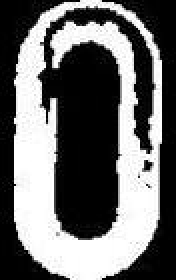
%> input picture characters/0_7.jpg, 88 x 140 px (shown 2 times larger)
$ octave --eval "result = caracteresV2(imread('characters/0_7.jpg'));"   (GNU Octave 9; MATLAB toolbox functions it lacks are replaced by stand-ins)
%> lines starting %> are read from the running program, lines starting %| are printed output that depends on the picture; in (x1, y1, x2, y2) boxes, pixels count from 0 and x2, y2 are one past the last pixel; in counts of white or black regions, pixels touching at a corner belong together; the program's own positions count from 1
function [ img, elm_count, areas ] = caracteresV2( img )
%CARACTERES
    img = ~im2bw(img, graythresh(img));
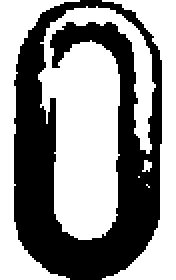
%> img: size 140x88 logical (shown 2 times larger); 57.7% white; 1 black region, box (x1, y1, x2, y2) and area: (7, 0, 81, 140) 5216

    ee = strel('square', 3);
    img = imerode(img, ee);
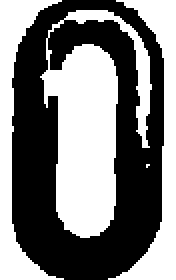
%> img: size 140x88 logical (shown 2 times larger); 49% white; 4 white regions (1 under 20 px), largest, box (x1, y1, x2, y2) and area: (20, 5, 76, 119) 3247, (54, 0, 88, 140) 1419, (0, 0, 32, 140) 1368
    img = imclearborder(img);
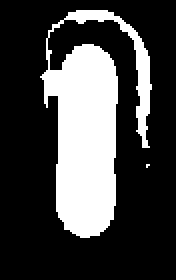
%> img: size 140x88 logical (shown 2 times larger); 26.4% white; 2 white regions (1 under 20 px), largest, box (x1, y1, x2, y2) and area: (20, 5, 76, 119) 3247
    img = imdilate(img, ee);
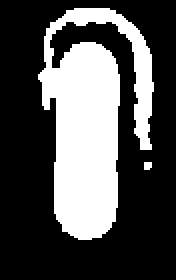
%> img: size 140x88 logical (shown 2 times larger); 31.4% white; 2 white regions (1 under 20 px), largest, box (x1, y1, x2, y2) and area: (19, 4, 77, 120) 3855

    [fil, col, ~] = size(img);
%> fil = 140; col = 88
    [l,num] = bwlabel(img);
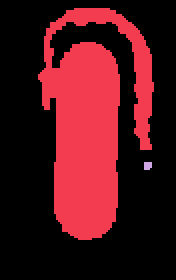
%> l: size 140x88 double (shown 2 times larger); 3 distinct labels, from 0 to 2; one colour per label, 0 black
%> num = 2

    y_range = fil * 0.4;
%> y_range = 56
    x_range = col * 0.2;
%> x_range = 17.6
    elm_count = 0;
    areas = [];
    for i = 1:num
        [fil,col] = find(l==i);
        y_min = min(fil(:));
        y_max = max(fil(:));
        x_min = min(col(:));
        x_max = max(col(:));
        if((y_max - y_min) > y_range && (x_max - x_min) < x_range)
            areas = [areas; x_min, y_min, (x_max - x_min), (y_max - y_min)];
            elm_count = elm_count + 1;
        else
            img(l == i) = 0;
        end
    end
%> this loop made 2 passes
%> (y_min, y_max, x_min, x_max) on pass 1: (5, 120, 20, 77)
%> (fil, col, y_min, y_max, x_min, x_max) on pass 2: ([82; 83; 84; 85; 82; 83; 84; 85; 82; 83; 84; 85; 82; 83; 84], [73; 73; 73; 73; 74; 74; 74; 74; 75; 75; 75; 75; 76; 76; 76], 82, 85, 73, 76)
%> img: size 140x88 logical; every value is 0
%> after the loop, elm_count = 0
end

$ run again, on characters/3_16.jpg
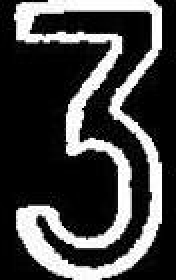
%> input picture characters/3_16.jpg, 88 x 140 px (shown 2 times larger)
%> in caracteresV2, `img = ~im2bw(img, graythresh(img));`:
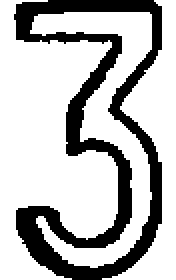
%> img: size 140x88 logical (shown 2 times larger); 73.8% white; 1 black region, box (x1, y1, x2, y2) and area: (7, 0, 81, 140) 3234
%> in caracteresV2, `img = imdilate(img, ee);`:
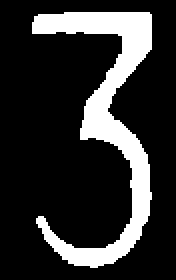
%> img: size 140x88 logical (shown 2 times larger); 19% white; 1 white region, box (x1, y1, x2, y2) and area: (16, 6, 76, 134) 2341
%> num = 1
%> the loop in caracteresV2, `for i = 1:num` made 1 pass
%> (y_min, y_max, x_min, x_max) on pass 1: (7, 134, 17, 76)
%> after the loop in caracteresV2, `for i = 1:num`: elm_count = 0

$ run again, on characters/5_7.jpg
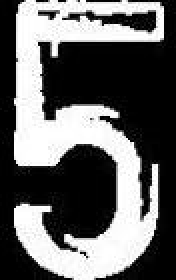
%> input picture characters/5_7.jpg, 88 x 140 px (shown 2 times larger)
%> in caracteresV2, `img = ~im2bw(img, graythresh(img));`:
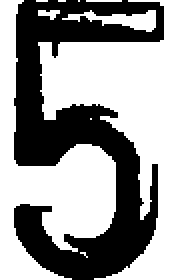
%> img: size 140x88 logical (shown 2 times larger); 60.4% white; 1 black region, box (x1, y1, x2, y2) and area: (7, 0, 82, 140) 4878
%> in caracteresV2, `img = imdilate(img, ee);`:
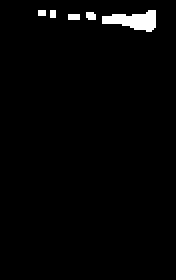
%> img: size 140x88 logical (shown 2 times larger); 1.9% white; 5 white regions (4 under 20 px), largest, box (x1, y1, x2, y2) and area: (51, 5, 78, 16) 179
%> l: size 140x88 double; 6 distinct labels, from 0 to 5
%> num = 5
%> the loop in caracteresV2, `for i = 1:num` made 5 passes
%> (y_min, y_max, x_min, x_max) on passes 3 to 5: (8, 10, 35, 40), (7, 10, 44, 48), (6, 16, 52, 78)
%> after the loop in caracteresV2, `for i = 1:num`: elm_count = 0
